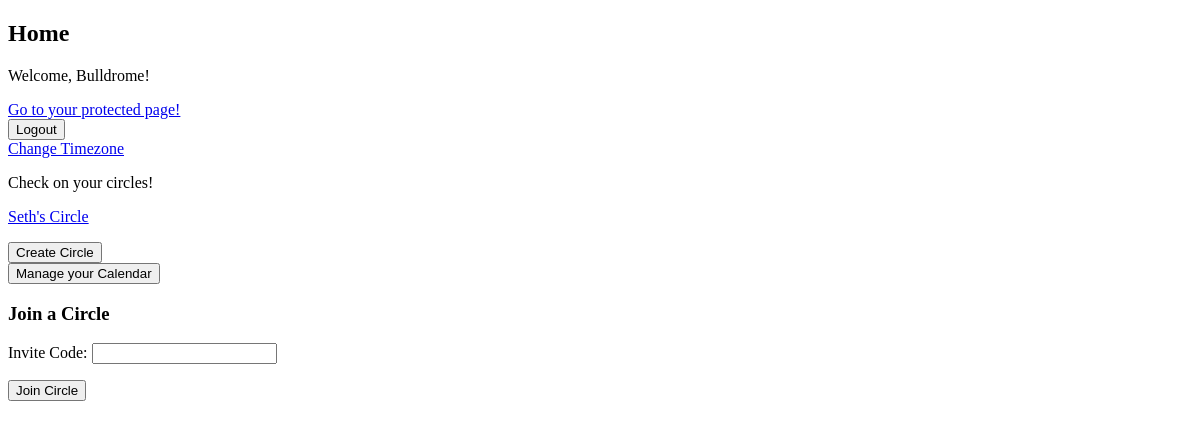
The page / (signed in) on the database as committed earlier.
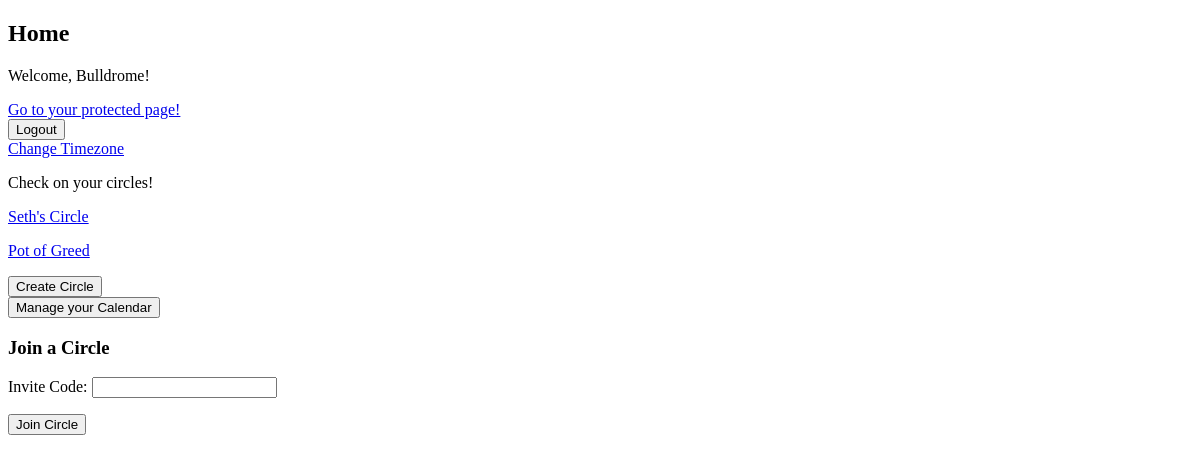
The same page on the database as committed later.
### CirclesApp/models.py (models this page shows, shortened)
class Membership(models.Model):
    user = models.ForeignKey(User, on_delete=models.CASCADE)
    circle = models.ForeignKey(Circle, on_delete=models.CASCADE, related_name = "memberships")
    role = models.CharField(max_length=10, default="member")
    class Meta:
        unique_together =("user", "circle")

class Circle(models.Model):
    circle_name = models.CharField(max_length=32)
    creation_date = models.DateTimeField(auto_now_add=True)
    invite_code = models.CharField(max_length=12, unique=True, default=create_code)
    circle_tag = models.CharField(max_length=64)

### CirclesApp/views.py (the view)
# urls.py: path('', views.home_view, name="home"),
@login_required
def home_view(request):
    user_memberships = Membership.objects.filter(user=request.user)
    join_form = JoinCircleForm()
    return render(request, 'circles_app/home.html',
                  {'memberships': user_memberships, 'join_form': join_form})

### CirclesApp/forms.py
class JoinCircleForm(forms.Form):
    invite_code = forms.CharField(max_length=12, label = "Invite Code")

### CirclesApp/templates/circles_app/home.html (shortened to what this page needs)
{% load static %}
<!DOCTYPE html>
<html lang="en">
<head>
    <link rel="stylesheet" type="text/css" href="{% static 'styles/styles.css' %}">
</head>
<body>
    <div class="container">
        <h2>Home</h2>
        <p>Welcome, {{request.user.username}}!</p>
        <a href="{% url 'protected' %}">Go to your protected page!</a>
        <form method="POST" action="{% url 'logout' %}">
            <button type="submit">Logout</button>
        </form>
        <a href="{% url 'profile_settings' %}">Change Timezone</a>
    </div>
    <div>
        <p>Check on your circles!</p>
        {% if memberships %}
            {% for i in memberships %}
                <p><a href="{% url 'circle_detail' i.circle.id %}">{{i.circle.circle_name}}</a></p>
            {% endfor %}
        {% else %}
        <p>No Circles yet! Join a Circle!</p>
        {% endif %}
    </div>
    <div>
        <form method = "POST" action="{% url 'create_circle' %}">
            <button type = "submit">Create Circle</button>
        </form>
    </div>
    <div>
        <form method = "POST" action="{% url 'calendar' %}">
            <button type = "submit">Manage your Calendar</button>
        </form>
    </div>
    <div>
        <h3>Join a Circle</h3>
        <form method="POST" action="{% url 'find_circle' %}">
            {{ join_form.as_p }}
            <button type="submit">Join Circle</button>
        </form>
    </div>
</body>
</html>

Rows that differ between the two databases and show on the page:
added Membership: circle.circle_name "Pot of Greed"
